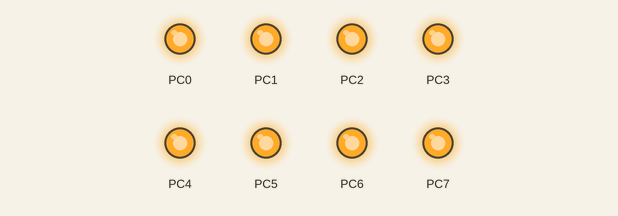
Simulated run of this program. Board: ATmega8, built with avr-gcc and emulated at 8 MHz. Shown: output pins drawn as LEDs (lit = HIGH). At 10.0 s the program stops and its outputs stay as they are.

Above: at 0.1 s.
At 10.1 s:
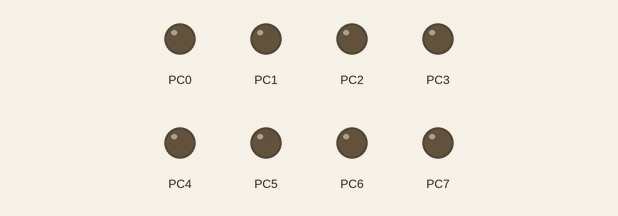
Timing chart, 0 to 11.5 s (numbered marks = the images above):
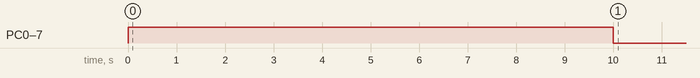

Measured:
- by itself, PC0–7: LOW → HIGH at 0.00 s, → LOW 10.0 s later

The program:

Uart3.c
```c
/*
 * UART.c
 *
 * Created: 31.03.2013 16:34:53
 *  Author: Alex_EXE
 */

#ifndef F_CPU
#define F_CPU 8000000UL	//	ðàáî÷àÿ ÷àñòîòà
#endif

#include <avr/io.h>
#include <util/delay.h>		//	äëÿ _delay_ms()

void init_UART(void)
{
	//	Óñòàíîâêà ñêîðîñòè 9600
	UBRRH=0;	//	UBRR=f/(16*band)-1 f=8000000Ãö band=9600,
	UBRRL=51;	//	íîðìàëüíûé àñèíõðîííûé äâóíàïðàâëåííûé ðåæèì ðàáîòû

//			RXC			-	çàâåðøåíèå ïðè¸ìà
//			|TXC		-	çàâåðøåíèå ïåðåäà÷è
//			||UDRE 		-	îòñóòñòâèå äàííûõ äëÿ îòïðàâêè
//			|||FE		-	îøèáêà êàäðà
//			||||DOR		-	îøèáêà ïåðåïîëíåíèå áóôåðà
//			|||||PE		-	îøèáêà ÷¸òíîñòè
//			||||||U2X	-	Äâîéíàÿ ñêîðîñòü
//			|||||||MPCM	-	Ìíîãîïðîöåññîðíûé ðåæèì
//			76543210
	UCSRA=0b00000000;

//			RXCIE		-	ïðåðûâàíèå ïðè ïðè¸ìå äàííûõ
//			|TXCIE		-	ïðåðûâàíèå ïðè çàâåðøåíèå ïåðåäà÷è
//			||UDRIE		-	ïðåðûâàíèå îòñóòñòâèå äàííûõ äëÿ îòïðàâêè
//			|||RXEN		-	ðàçðåøåíèå ïðè¸ìà
//			||||TXEN	-	ðàçðåøåíèå ïåðåäà÷è
//			|||||UCSZ2	-	UCSZ0:2 ðàçìåð êàäðà äàííûõ
//			||||||RXB8	-	9 áèò ïðèíÿòûõ äàííûõ
//			|||||||TXB8	-	9 áèò ïåðåäàííûõ äàííûõ
//			76543210
	UCSRB=0b00011000;	//	ðàçðåøåí ïðè¸ì è ïåðåäà÷à ïî UART

//			URSEL		-	âñåãäà 1
//			|UMSEL		-	ðåæèì:1-ñèíõðîííûé 0-àñèíõðîííûé
//			||UPM1		-	UPM0:1 ÷¸òíîñòü
//			|||UPM0		-	UPM0:1 ÷¸òíîñòü
//			||||USBS	-	òîï áèòû: 0-1, 1-2
//			|||||UCSZ1	-	UCSZ0:2 ðàçìåð êàäðà äàííûõ
//			||||||UCSZ0	-	UCSZ0:2 ðàçìåð êàäðà äàííûõ
//			|||||||UCPOL-	â ñèíõðîííîì ðåæèìå - òàêòèðîâàíèå
//			76543210
	UCSRC=0b10000110;	//	8-áèòîâàÿ ïîñûëêà
}

//	UART
void send_Uart(unsigned char c)//	Îòïðàâêà áàéòà
{
	while(!(UCSRA&(1<<UDRE)))	//	Óñòàíàâëèâàåòñÿ, êîãäà ðåãèñòð ñâîáîäåí
	{}
	UDR = c;
}

void send_Uart_str(char *s)//	Îòïðàâêà ñòðîêè
{
	while (*s != 0) send_Uart(*s++);
}

void send_int_Uart(unsigned int c)//	Îòïðàâêà ÷èñëà îò 0000 äî 9999
{
	unsigned char temp;
	c=c%10000;
	temp=c/100;
	send_Uart(temp/10+'0');
	send_Uart(temp%10+'0');
	temp=c%100;
	send_Uart(temp/10+'0');
	send_Uart(temp%10+'0');
}

unsigned char getch_Uart(void)//	Ïîëó÷åíèå áàéòà
{
	while(!(UCSRA&(1<<RXC)))	//	Óñòàíàâëèâàåòñÿ, êîãäà ðåãèñòð ñâîáîäåí
	{}
	return UDR;
}

int main(void)
{
	DDRC = 0b11111111;				//	èíèöèàëèçàöèÿ ïîðòà C, PC0 - âûõîä
/*	init_UART();					//	èíèöèàëèçàöèÿ UART
	_delay_ms(1000);				//	çàäåðæêà 1c
	send_Uart_str("alex-exe.ru");	//	îòïðàâêà ñòðîêè
	send_Uart(13);					//	ïåðåíîñ ñòðîêè
	send_int_Uart(2013);			//	îòïðàâêà ÷èñëà
	send_Uart(13);					//	ïåðåíîñ ñòðîêè
    while(1)						//	áåñêîíå÷íûé ðàáî÷èé öèêë
    {
		if(UCSRA&(1<<RXC))			//	åñëè ïðèø¸ë áàéò ïî UART
		{
			send_Uart(getch_Uart()+1);	//	îòâå÷àåì óâåëè÷åííûì íà 1 ïðèøåäøèì áàéòîì
			// LED on					//	è ìèãí¸ì äèîäîì
			PORTC = 0b00000001;			//	Âêëþ÷àåì äèîä PC0 = 1 = Vcc
			_delay_ms(1000);				//	çàäåðæêà 50ìñ
			// LED off
			PORTC = 0b00000000;			//	Âûêëþ÷àåì äèîä PC0 = 0 = Vcc
		}
    }
	*/
	PORTC = 0b11111111;			//	Âêëþ÷àåì äèîä PC0 = 1 = Vcc
	_delay_ms(10000);				//	çàäåðæêà 50ìñ
	// LED off
	PORTC = 0b00000000;			//	Âûêëþ÷àåì äèîä PC0 = 0 = Vcc
}
```
